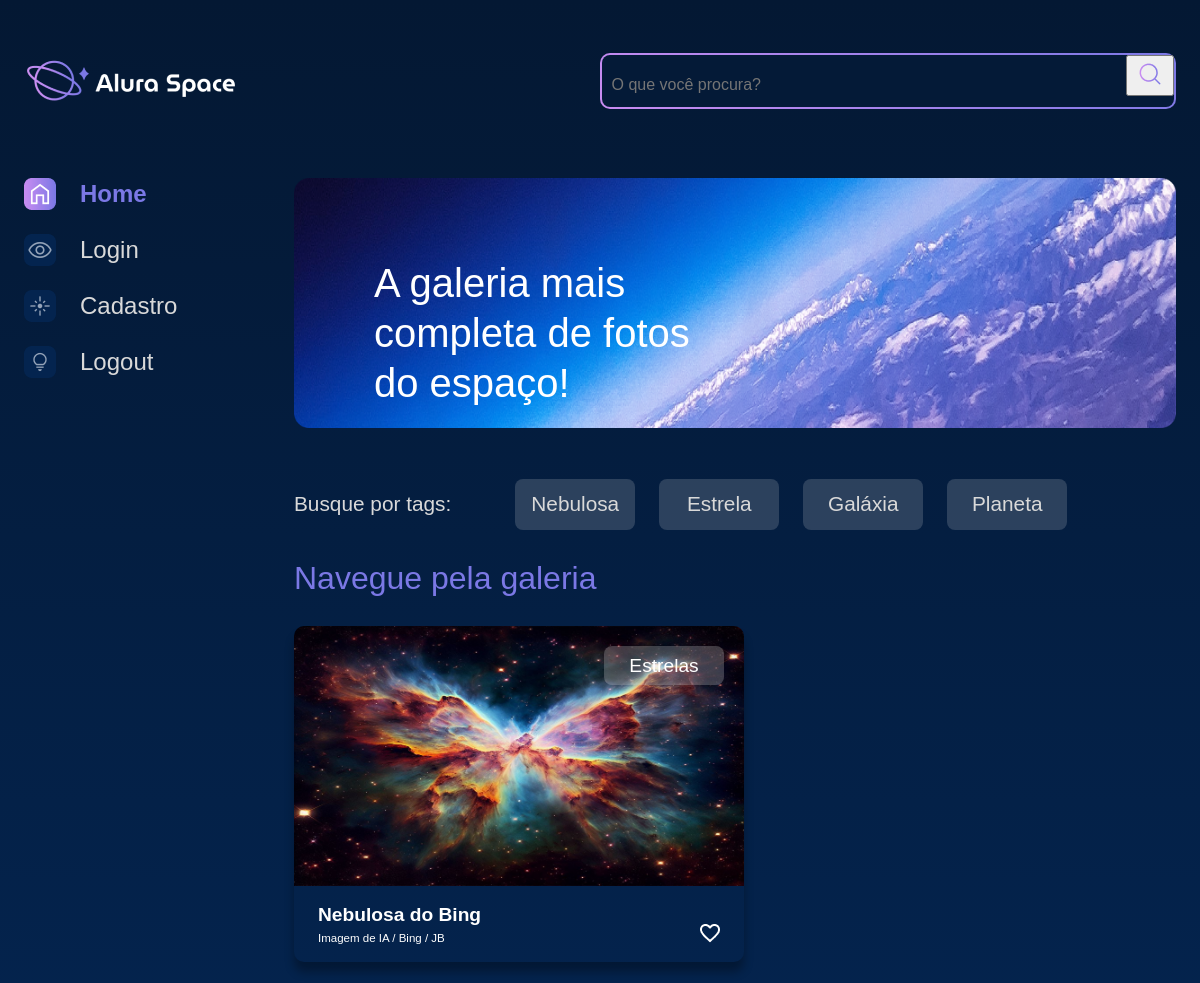
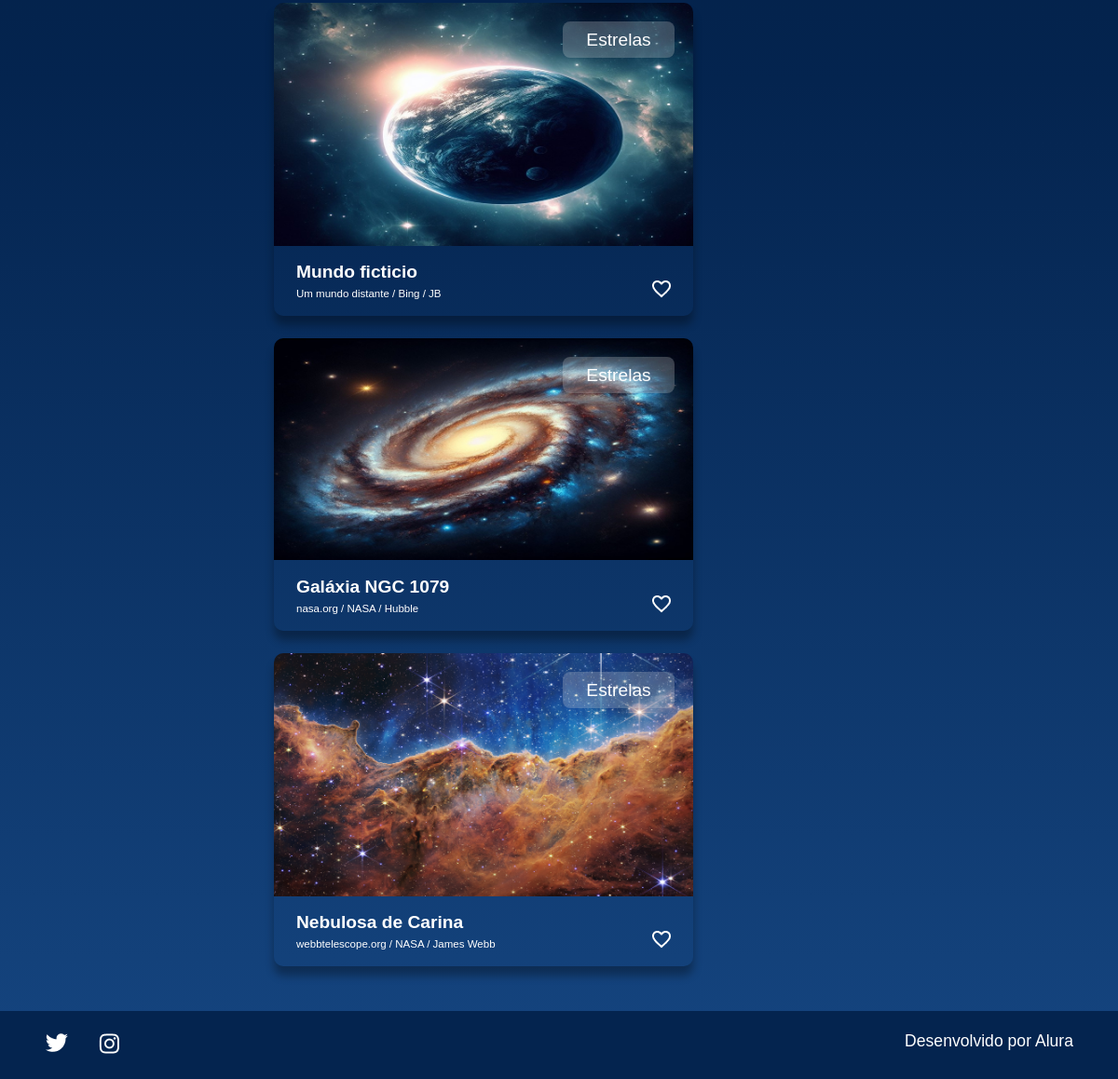
The app's page / (signed in) with its own data (2 pictures, top to bottom).
### galeria/models.py (models this page shows, shortened)
class Fotografia(models.Model):
    OPCOES_CATEGORIA = [
        ("NEBULOSA", "Nebulosa"),
        ("ESTRELA", "Estrela"),
        ("GALÁXIA", "Galáxia"),
        ("PLANETA", "Planeta"),
    ]
    nome = models.CharField(max_length=100, null=False, blank=False)
    legenda = models.CharField(max_length=150, null=False, blank=False)
    categoria = models.CharField(
        choices=OPCOES_CATEGORIA, max_length=100, default="", blank=False
    )
    descricao = models.TextField(null=False, blank=False)
    foto = models.ImageField(upload_to="fotos/%Y/%m/%d/", blank=True)
    publicada = models.BooleanField(default=False)
    data_fotografia = models.DateTimeField(default=datetime.now, blank=False)
    usuario = models.ForeignKey(
        to=User, on_delete=models.SET_NULL, null=True, blank=False, related_name="user"
    )

### galeria/views.py (the view)
# urls.py: path('', index, name='home'),
def index(request):
    if not request.user.is_authenticated:
        messages.info(request, "Usuário não logado")
        return redirect("login")
    fotografias = Fotografia.objects.order_by("-data_fotografia").filter(publicada=True)
    return render(request, "galeria/index.html", {"cards": fotografias})

### templates/galeria/index.html (shortened to what this page needs)
{% extends 'galeria/base.html' %}
{% load static %}
{% block content %}
            <section class="conteudo">
                <section class="banner">
                    <img class="banner__imagem" src="{% static '/assets/imagens/Banner(2).png' %}" alt="banner Alura Space">
                    <h1 class="banner__titulo"> A galeria mais completa de fotos do espaço!</h1>
                </section>
                <section class="tags">
                    <p class="tags__titulo">Busque por tags:</p>
                    <ul class="tags__lista">
                        <li class="tags__tag">Nebulosa</li>
                        <li class="tags__tag">Estrela</li>
                        <li class="tags__tag">Galáxia</li>
                        <li class="tags__tag">Planeta</li>
                    </ul>
                </section>
                <section class="galeria">
                    <div class="cards">
                        <h2 class="cards__titulo">Navegue pela galeria</h2>
                        <ul class="cards__lista">
                            {% if cards %}
                            {% for fotografia in cards %}
                            <li class="card">
                                <a href="{% url 'imagem' fotografia.id %}">
                                {% if fotografia.foto == "" or fotografia.foto == null %}
                                    <img class="card__imagem" src="{% static '/assets/imagens/galeria/not-found.png'%}" alt="foto">
                                {% else %}
                                    <img class="card__imagem" src="{{ fotografia.foto.url }}" alt="foto">
                                {% endif %}
                                </a>
                                <span class="card__tag">Estrelas</span>
                                <div class="card__info">
                                    <p class="card__titulo">{{fotografia.nome}}</p>
                                    <div class="card__texto">
                                        <p class="card__descricao">{{fotografia.legenda}}</p>
                                        <span>
                                            <img src="{% static '/assets/ícones/1x/favorite_outline.png' %}" alt="ícone de coração">
                                        </span>
                                    </div>
                                </div>
                            </li>
                            {% endfor %}
                            {% endif %}
                        </ul>
                    </div>
                </section>
            </section>
        </main>
    </div>
{% endblock %}

### templates/galeria/base.html (shortened to what this page needs)
{% load static %}
<!DOCTYPE html>
<html lang="pt-br">
<head>
    <link rel="stylesheet" href="{% static '/styles/style.css' %}">
</head>
<body>
    {% include 'galeria/partials/_menu_lateral.html' %}
    {% block content %}{% endblock %}
    {% include 'galeria/partials/_footer.html' %}
</body>
</html>

### templates/galeria/partials/_menu_lateral.html (shortened to what this page needs)
{% load static %}
<div class="pagina-inicial">
    <header class="cabecalho">
        <img src="{% static '/assets/logo/Logo(2).png' %}" alt="Logo da Alura Space" />
        <div class="cabecalho__busca">
            <div class="busca__fundo">
                <form action="{% url 'buscar' %}">
                    <input class="busca__input" type="text" name="buscar" placeholder="O que você procura?">
                    <button type="submit">
                        <img class="busca__icone" src="{% static '/assets/ícones/1x/search.png' %}" alt="ícone de search">
                    </button>
                </form>
            </div>
        </div>
    </header>
    <main class="principal">
        <section class="menu-lateral">
            <nav class="menu-lateral__navegacao">
                <a href="{% url 'home' %}"><img src="{% static '/assets/ícones/1x/Home - ativo.png' %}"> Home</a>
                <a href="{% url 'login' %}"><img src="{% static '/assets/ícones/1x/Mais vistas - inativo.png' %}"> Login</a>
                <a href="{% url 'cadastro' %}"><img src="{% static '/assets/ícones/1x/Novas - inativo.png' %}"> Cadastro</a>
                <a href={% url 'logout' %}><img src="{% static '/assets/ícones/1x/Surpreenda-me - inativo.png' %}" /> Logout</a>
            </nav>
        </section>

### templates/galeria/partials/_footer.html
{% load static %}
<footer class="rodape">
    <div class="rodape__icones">
        <a href="https://twitter.com/AluraOnline" target=”_blank” >
            <img src="{% static '/assets/ícones/1x/twitter.png' %}" alt="ícone twitter">
        </a>
        <a href="https://www.instagram.com/aluraonline/" target=”_blank” >
            <img src="{% static '/assets/ícones/1x/instagram.png' %}" alt="ícone instagram">
        </a>
    </div>
    <p class="rodape__texto">Desenvolvido por Alura</p>
</footer>

### setup/static/styles/style.css (style rules this page uses)
html, body, div, span, applet, object, iframe, h1, h2, h3, h4, h5, h6, p, blockquote, pre, a, abbr, acronym, address, big, cite, code, del, dfn, em, img, ins, kbd, q, s, samp, small, strike, strong, sub, sup, tt, var, b, u, i, center, dl, dt, dd, ol, ul, li, fieldset, form, label, legend, table, caption, tbody, tfoot, thead, tr, th, td, article, aside, canvas, details, embed, figure, figcaption, footer, header, hgroup, menu, nav, output, ruby, section, summary, time, mark, audio, video { margin: 0; padding: 0; border: 0; font-size: 100%; font: inherit; vertical-align: baseline; }
article, aside, details, figcaption, figure, footer, header, hgroup, menu, nav, section { display: block; }
body { line-height: 1; font-family: 'Space Grotesk', sans-serif; min-height: 100vh; background: linear-gradient(#041833,#04244F,#154580); background-repeat: no-repeat; background-position: center; background-size: cover; }
ol, ul { list-style: none; }
.banner { width: auto; position: relative; margin-bottom: 1.5rem; }
.banner__imagem { width: 100%; }
.banner__titulo { color: #FFFFFF; font-size: 40px; width: 350px; line-height: 50px; position: absolute; top: 80px; left: 80px; }
.cabecalho { align-items: center; display: flex; justify-content: space-between; margin: 1.5rem 0 4rem 0; }
.cabecalho__busca { align-items: center; border-radius: 10px; background: linear-gradient(45deg, #C98CF1,#7B78E5); display: flex; height: auto; justify-content: space-between; padding: 2px; width: auto; }
.busca__fundo { align-items: center; background-color: #041A37; border-radius: 8px; display: flex; margin: 0 auto; width: 100%; }
.busca__input { align-items: center; background-color: transparent; border: none; font-size: 1rem; height: 24px; padding: 10px; width: 500px; color: white; }
.busca__icone { cursor: pointer; width: 2rem; height: 2rem; }
.cards { width: 100%; }
.cards__titulo { color: #7B78E5; font-size: 2rem; line-height: 3rem; margin-bottom: 1.5rem; }
.cards__lista { display: flex; flex-wrap: wrap; justify-content: space-between; align-content: space-between; }
.card { border-radius: 10px; box-shadow: 0px 10px 10px #00000050; color: #FFFFFF; margin-bottom: 1.5rem; position: relative; width: 450px; }
.card__imagem { width: 450px; border-radius: 10px 10px 0 0; }
.card__tag { background-color: #D9D9D940; border-radius: 8px; border: 2px solid transparent; font-size: 1.2rem; left: 310px; margin-right: 1.5rem; padding: .5rem .5rem; position: absolute; text-align: center; top: 20px; width: 100px; }
.card__info { font-size: 1.2rem; padding: 0 1.5rem 1rem 1.5rem; }
.card__titulo { font-weight: bold; line-height: 1.2rem; margin-top: 0.8em; }
.card__texto { display: flex; justify-content: space-between; flex-wrap: wrap; }
.card__texto img { cursor: pointer; }
.card__descricao { font-size: 0.6em; margin-top: 0.8em; }
.galeria { display: flex; width: 100%; }
.menu-lateral { padding-right: 1.5rem; box-sizing: border-box; min-width: 270px; }
.menu-lateral__navegacao { display: flex; flex-direction: column; }
.menu-lateral__navegacao a { font-family: 'Space Grotesk', sans-serif; align-items: center; display: flex; margin-bottom: 1.5rem; text-decoration: none; color: #D9D9D9; font-size: 24px; }
.menu-lateral__navegacao a:first-child { font-weight: bold; color: #7B78E5; }
.menu-lateral__navegacao img { margin-right: 1.5rem; }
.pagina-inicial { max-width: 1440px; padding: 1.5rem; margin: 0 auto; }
.principal { display: flex; justify-content: space-between; }
.rodape { background-color: #04244F; width: 100%; padding: 1.5rem 3rem; box-sizing: border-box; display: flex; justify-content: space-between; color: #FFFFFF; }
.rodape__icones { width: 80px; display: flex; justify-content: space-between; }
.rodape__texto { font-size: 1.1rem; }
.tags { padding: 1.5rem 0; display: flex; align-items: center; color: #D9D9D9; font-size: 1.3rem; }
.tags__titulo { margin-right: 4rem; }
.tags__lista { display: flex; }
.tags__tag { background-color: #D9D9D930; margin-right: 1.5rem; border-radius: 8px; padding: .8rem .5rem; width: 100px; text-align: center; border: 2px solid transparent; }

### records on screen
Fotografia: foto (picture), nome "Nebulosa do Bing", legenda "Imagem de IA / Bing / JB"
Fotografia: foto (picture), nome "Mundo ficticio", legenda "Um mundo distante / Bing / JB"
Fotografia: foto (picture), nome "Galáxia NGC 1079", legenda "nasa.org / NASA / Hubble"
Fotografia: foto (picture), nome "Nebulosa de Carina", legenda "webbtelescope.org / NASA / James Webb"
